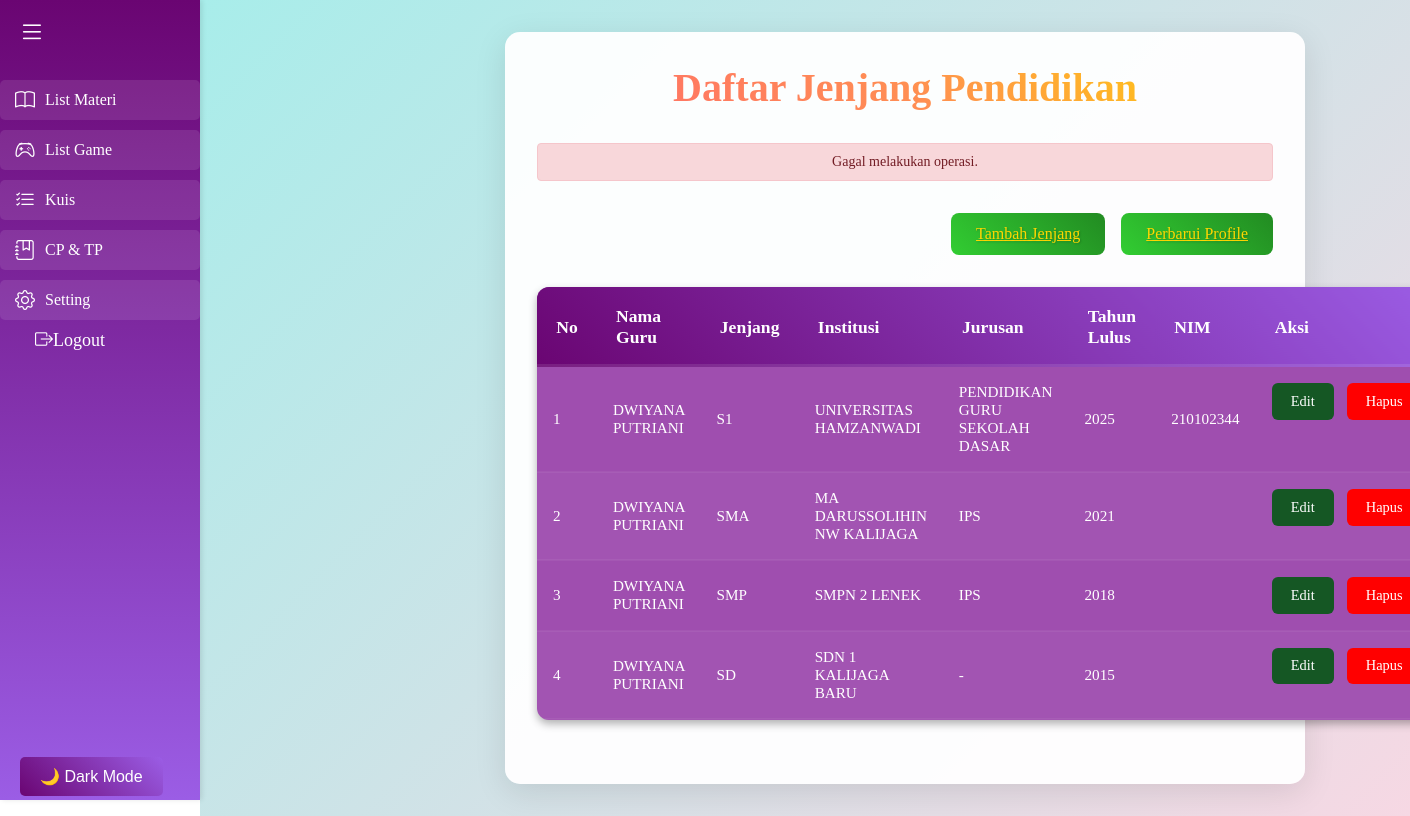
The app's page /admin/seting/list_jenjang.php?status=error (signed in) with its own data.
### tables this page shows
CREATE TABLE `jenjang_pendidikan` (
  `id_jenjang` int(11) NOT NULL,
  `id_guru` int(11) NOT NULL,
  `jenjang` varchar(50) NOT NULL,
  `institusi` varchar(100) NOT NULL,
  `jurusan` varchar(100) NOT NULL,
  `tahun_lulus` year(4) NOT NULL,
  `nim` varchar(20) DEFAULT NULL
);

CREATE TABLE `guru` (
  `id_guru` int(11) NOT NULL,
  `nama_guru` varchar(100) NOT NULL,
  `email_guru` varchar(100) NOT NULL,
  `password_guru` varchar(255) NOT NULL,
  `image` varchar(255) DEFAULT NULL,
  `logo_universitas` varchar(255) DEFAULT NULL
);

### admin/seting/list_jenjang.php (the view, shortened to what this page needs)
<?php
require '../../includes/db.php';
$sql_jenjang = "SELECT jp.id_jenjang, g.nama_guru, jp.jenjang, jp.institusi, jp.jurusan, jp.tahun_lulus, jp.nim
                FROM jenjang_pendidikan jp
                LEFT JOIN guru g ON jp.id_guru = g.id_guru
                ORDER BY jp.tahun_lulus DESC";
$stmt_jenjang = $pdo->query($sql_jenjang);
$jenjang_list = $stmt_jenjang->fetchAll(PDO::FETCH_ASSOC);
$message = '';
if (isset($_GET['status'])) {
    if ($_GET['status'] === 'success') {
        $message = '<div class="alert alert-success">Data jenjang berhasil ditambahkan/diubah/dihapus!</div>';
    } elseif ($_GET['status'] === 'error') {
        $message = '<div class="alert alert-error">Gagal melakukan operasi.</div>';
    }
}
?>
<?php include_once('../components/header.php'); ?>
<?php include_once('../components/nav.php'); ?>
<main class="content">
    <div class="content-container">
        <h1 class="content-title">Daftar Jenjang Pendidikan</h1>
        <?php echo $message; ?>
        <div class="form-actions">
            <a href="pendidikan.php" class="form-button form-button-submit">Tambah Jenjang</a>
            <a href="seting.php" class="form-button form-button-submit">Perbarui Profile</a>
        </div>
        <table class="data-table">
            <thead>
                <tr class="table-header-row">
                    <th class="table-header">No</th>
                    <th class="table-header">Nama Guru</th>
                    <th class="table-header">Jenjang</th>
                    <th class="table-header">Institusi</th>
                    <th class="table-header">Jurusan</th>
                    <th class="table-header">Tahun Lulus</th>
                    <th class="table-header">NIM</th>
                    <th class="table-header">Aksi</th>
                </tr>
            </thead>
            <tbody>
                <?php if (count($jenjang_list) > 0): ?>
                    <?php $no = 1; foreach ($jenjang_list as $jenjang): ?>
                        <tr class="table-row">
                            <td class="table-data"><?php echo $no++; ?></td>
                            <td class="table-data"><?php echo htmlspecialchars($jenjang['nama_guru']); ?></td>
                            <td class="table-data"><?php echo htmlspecialchars($jenjang['jenjang']); ?></td>
                            <td class="table-data"><?php echo htmlspecialchars($jenjang['institusi']); ?></td>
                            <td class="table-data"><?php echo htmlspecialchars($jenjang['jurusan']); ?></td>
                            <td class="table-data"><?php echo htmlspecialchars($jenjang['tahun_lulus']); ?></td>
                            <td class="table-data"><?php echo htmlspecialchars($jenjang['nim']); ?></td>
                            <td class="table-data table-actions">
                                <a href="edit_jenjang.php?id=<?php echo $jenjang['id_jenjang']; ?>" class="btn btn-edit">Edit</a>
                                <a href="hapus_jenjang.php?id=<?php echo $jenjang['id_jenjang']; ?>" class="btn btn-hapus" onclick="return confirm('Apakah Anda yakin?')">Hapus</a>
                            </td>
                        </tr>
                    <?php endforeach; ?>
                <?php else: ?>
                    <tr class="table-row">
                        <td class="table-data" colspan="8" class="text-center">Tidak ada data.</td>
                    </tr>
                <?php endif; ?>
            </tbody>
        </table>
    </div>
</main>
<?php include_once('../components/footer.php'); ?>

### assets/css/admin.css (style rules this page uses)
:root { --sidebar-bg: #6A0572; --sidebar-text: #ffffff; --sidebar-hover: #9B5DE5; --content-bg: #F15BB5; --content-text: #ffffff; --card-bg: #9f4eaf; --primary: #155724; --secondery: #f13b2a; --card-shadow: 0 4px 8px rgba(0, 0, 0, 0.3); }
* { padding: 0; margin: 0; box-sizing: border-box; }
.content { margin-left: 200px; padding: 20px; width: 100%; background-color: var(--content-bg); color: var(--content-text); min-height: 100vh; }
.content-title { font-size: 1.5rem; margin-bottom: 1.25rem; color: var(--content-text); text-align: center; }
.form-actions { display: flex; gap: 0.625rem; margin-top: 1.25rem; }
.form-button { padding: 0.625rem 1.25rem; border: none; border-radius: 0.25rem; font-size: 1rem; cursor: pointer; transition: background-color 0.3s ease; }
.form-button-submit { background-color: var(--primary); color: var(--sidebar-text); }
.content-container { padding: 1.25rem; max-width: auto; }
.btn { padding: 0.625rem 1.25rem; border: none; border-radius: 0.25rem; font-size: 1rem; cursor: pointer; transition: background-color 0.3s ease; text-align: center; text-decoration: none; display: inline-block; }
.alert { padding: 0.625rem; margin-bottom: 1.25rem; border-radius: 0.25rem; font-size: 0.875rem; text-align: center; }
.alert-error { background-color: #f8d7da; color: #721c24; border: 1px solid #f5c6cb; }
@media (min-width: 64.0625rem) { .content-title { font-size: 1.5rem; } }
@media (min-width: 64.0625rem) { .form-actions { gap: 1rem; } }
@media (min-width: 64.0625rem) { .form-button { padding: 0.75rem 1.5rem; font-size: 1rem; } }
.content { background: linear-gradient(135deg, #a8edea 0%, #fed6e3 100%); min-height: 100vh; padding: 2rem; }
.content-container { max-width: 800px; margin: 0 auto; background: rgba(255, 255, 255, 0.95); padding: 2rem; border-radius: 15px; box-shadow: 0 8px 32px rgba(0, 0, 0, 0.1); }
.content-title { color: #2c3e50; font-size: 2.5rem; text-align: center; margin-bottom: 2rem; position: relative; animation: float 3s ease-in-out infinite; }
.form-actions { display: flex; gap: 1rem; margin-top: 2rem; justify-content: flex-end; }
.form-button { padding: 12px 25px; border: none; border-radius: 8px; font-size: 1rem; cursor: pointer; transition: all 0.3s ease; display: inline-flex; align-items: center; gap: 8px; }
.form-button-submit { background: linear-gradient(45deg, #2ecc71, #27ae60); color: white; }
.content-title { background: linear-gradient(45deg, #FF6B6B, #FF8E53, #FFD700); -webkit-background-clip: text; background-clip: text; color: transparent; animation: rainbow 5s ease infinite; }
.form-button-submit { background: linear-gradient(45deg, #32CD32, #228B22); color: #FFD700 !important; text-shadow: 1px 1px 2px rgba(0,0,0,0.2); }
.data-table { width: 100%; border-collapse: collapse; margin: 2rem 0; background: var(--card-bg); border-radius: 12px; overflow: hidden; box-shadow: var(--card-shadow); animation: tableEntrance 0.5s ease-in-out; }
.table-header-row { background: linear-gradient(45deg, var(--sidebar-bg), var(--sidebar-hover)); }
.table-header { padding: 1.2rem; color: var(--sidebar-text); font-size: 1.1rem; text-align: left; position: relative; }
.table-header::after { content: ""; position: absolute; bottom: 0; left: 0; width: 100%; height: 3px; background: rgba(255,255,255,0.1); }
.table-row { transition: all 0.3s ease; border-bottom: 2px solid rgba(255,255,255,0.05); }
.table-row:nth-child(even) { background: rgba(255,255,255,0.03); }
.table-data { padding: 1rem; color: var(--content-text); font-size: 0.95rem; max-width: 250px; }
.table-actions { display: flex; gap: 0.8rem; }
.btn { padding: 0.6rem 1.2rem; border: none; border-radius: 6px; font-size: 0.9rem; cursor: pointer; transition: all 0.3s ease; text-decoration: none; display: inline-flex; align-items: center; gap: 0.5rem; }
.btn-edit { background: var(--primary); color: white; }
.btn-hapus { background-color: red; color: white; }

### records on screen
jenjang_pendidikan: id_guru.nama_guru "DWIYANA PUTRIANI", jenjang "S1", institusi "UNIVERSITAS HAMZANWADI", jurusan "PENDIDIKAN GURU SEKOLAH DASAR", tahun_lulus "2025", nim "210102344"
jenjang_pendidikan: id_guru.nama_guru "DWIYANA PUTRIANI", jenjang "SMA", institusi "MA DARUSSOLIHIN NW KALIJAGA", jurusan "IPS", tahun_lulus "2021"
jenjang_pendidikan: id_guru.nama_guru "DWIYANA PUTRIANI", jenjang "SMP", institusi "SMPN 2 LENEK", jurusan "IPS", tahun_lulus "2018"
jenjang_pendidikan: id_guru.nama_guru "DWIYANA PUTRIANI", jenjang "SD", institusi "SDN 1 KALIJAGA BARU", jurusan "-", tahun_lulus "2015"
